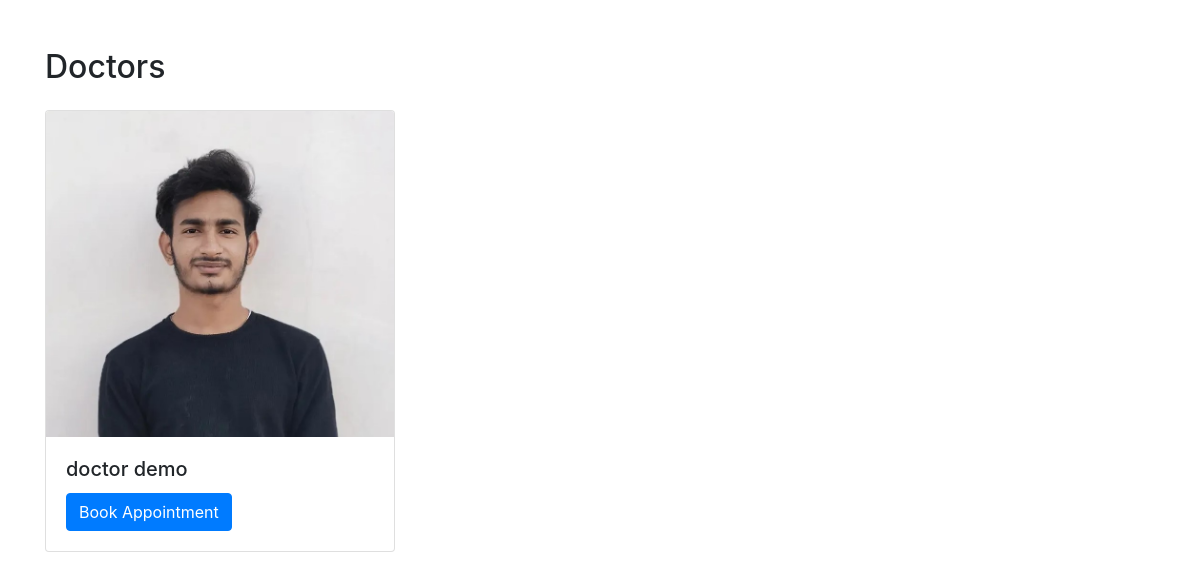
Screenshot of /doctors/ (signed in) with the database file from the repository.
### accounts/models.py (models this page shows)
class User(AbstractUser):
    is_patient = models.BooleanField(default=False)
    is_doctor = models.BooleanField(default=False)
    address = models.TextField(blank=True, null=True)
    profile_picture = models.ImageField(upload_to='profile_pics/', blank=True, null=True)
    groups = models.ManyToManyField(
        Group,
        related_name='custom_user_set',  # Unique related name for custom User model
        blank=True,
        help_text='The groups this user belongs to.',
        related_query_name='user'
    )
    user_permissions = models.ManyToManyField(
        Permission,
        related_name='custom_user_set',  # Unique related name for custom User model
        blank=True,
        help_text='Specific permissions for this user.',
        related_query_name='user'
    )

### accounts/views.py (the view)
# urls.py: path('doctors/', list_doctors, name='list_doctors'),
@login_required
def list_doctors(request):
    doctors = User.objects.filter(is_doctor=True)
    return render(request, 'list_doctors.html', {'doctors': doctors})

### templates/list_doctors.html (shortened to what this page needs)
<!DOCTYPE html>
<html lang="en">
<head>
    <link href="https://maxcdn.bootstrapcdn.com/bootstrap/4.5.2/css/bootstrap.min.css" rel="stylesheet">
</head>
<body>
    <div class="container mt-5">
        <h2 class="mb-4">Doctors</h2>
        <div class="row">
            {% for doctor in doctors %}
            <div class="col-md-4">
                <div class="card">
                    <img src="{{ doctor.profile_picture.url }}" class="card-img-top" alt="{{ doctor.get_full_name }}">
                    <div class="card-body">
                        <h5 class="card-title">{{ doctor.get_full_name }}</h5>
                        <a href="{% url 'book_appointment' doctor.id %}" class="btn btn-primary">Book Appointment</a>
                    </div>
                </div>
            </div>
            {% endfor %}
        </div>
    </div>
</body>
</html>

### rows the page displays
User: profile_picture (picture), get_full_name "doctor demo"
